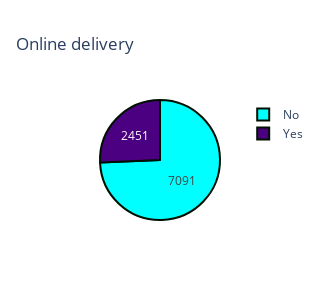

The notebook cell this image was saved under:
### Code cell
x = df1['Has Online delivery'].value_counts()
colors = ['cyan', 'indigo']

trace = go.Pie(labels=x.index, values=x, textinfo="value",
              marker=dict(colors=colors,
                         line=dict(color='#001000', width=2)))
layout = go.Layout(title="Online delivery", width=300, height=300)
fig = go.Figure(data=[trace], layout=layout)
py.iplot(fig, filename='pie_chart_subplots')

### Figure 1 — Plotly figure (JSON) as saved in the notebook; plotly's stock layout.template omitted (floating-point values rounded to 4 significant figures)
{"data": [{"labels": ["No", "Yes"], "marker": {"colors": ["cyan", "indigo"], "line": {"color": "#001000", "width": 2}}, "textinfo": "value", "type": "pie", "values": [7091, 2451]}], "layout": {"height": 300, "title": {"text": "Online delivery"}, "width": 300}}
